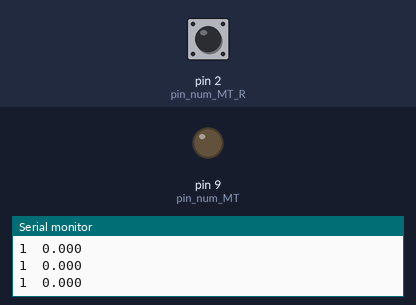
Bench run of a sketch on a simulated Arduino Uno, built with avr-gcc and run on an emulated ATmega328P. Parts: output pins drawn as LEDs (lit = HIGH), the last lines printed to the serial monitor. Inputs (shaded band) come from the test bench; at power-on: pin 2 (pin_num_MT_R) LOW.

Above: at 1.2 s.
1.3 s: pin 2 (pin_num_MT_R) pulsed HIGH 2 times (0.12 s each, 0.3 s apart)
At 2.5 s:
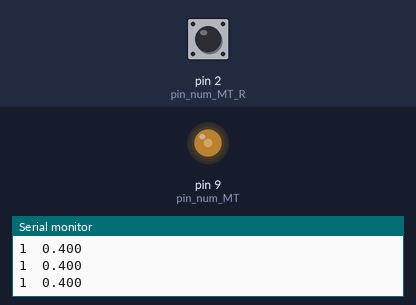
3.4 s: pin 2 (pin_num_MT_R) driven HIGH
At 4.3 s:
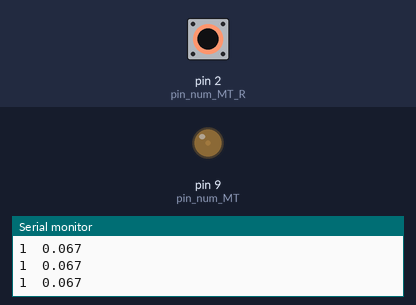
4.9 s: pin 2 (pin_num_MT_R) driven LOW
At 5.8 s:
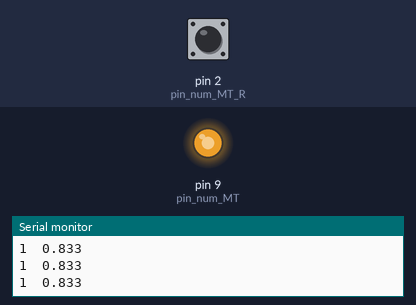
Timing chart, 0 to 7.9 s (numbered marks = the images above; inputs shaded):
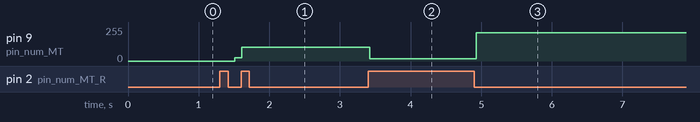

The sketch:

testManualMotor.ino
```cpp
#include<Servo.h>
#include<Wire.h>
#include<Adafruit_Sensor.h>
#include<Adafruit_BNO055.h>
#include<MadgwickAHRS.h>

//motor
int pin_num_MT = 9;
double Duty_max_MT =1;
double Duty_min_MT =0;
double thrust_max =0;
double thrust_min =0;
double T = 0;

//reciever
int pin_num_MT_R = 2;
volatile uint32_t startTime_de=0,startTime_da=0,startTime_MT=0;
volatile uint32_t PW_de=0,PW_da=0,PW_MT=0;
volatile uint32_t Period_de=0,Period_da=0,Period_MT=0;
volatile float Duty_de=0.0,Duty_da=0.0,Duty_MT=0.0;

void setup() {
  // put your setup code here, to run once:

//motor
  pinMode(pin_num_MT,OUTPUT);

//reciever
  pinMode(pin_num_MT_R,INPUT);
  attachInterrupt(digitalPinToInterrupt(pin_num_MT_R),pulseISR_MT,CHANGE);


  Serial.begin(115200);

}

void pulseISR_MT(){
  static uint32_t endTime_MT=0;
  uint32_t currentTime=micros();
  if(digitalRead(pin_num_MT_R)==HIGH){
    startTime_MT = currentTime;
    Period_MT = currentTime-endTime_MT;
    endTime_MT = currentTime;
  }else{
    PW_MT = currentTime-startTime_MT;
  }

  if(Period_MT>0){
    Duty_MT=(double)PW_MT/(double)Period_MT;
    Duty_MT = constrain(Duty_MT, 0, 1);
  }else{
    Duty_MT=0.0;
  }
}


void loop() {
  // put your main code here, to run repeatedly:

//motor
    analogWrite(pin_num_MT,Duty_MT*255);

  Serial.print(1);
  Serial.print("\t");
//Serial.print(PW_da,3);
  //Serial.print("\t");
//Serial.print(Period_da,3);
  //Serial.print("\t");
Serial.println(Duty_MT,3);
delay(100);
}
```

Measured:
- after the input at 1.3 s, pin 9 (pin_num_MT): 0/255 → 23/255 after 0.21 s, → 102/255 0.10 s later
- after the input at 3.4 s, pin 9 (pin_num_MT): 102/255 → 17/255 at once
- after the input at 4.9 s, pin 9 (pin_num_MT): 17/255 → 212/255 at once
